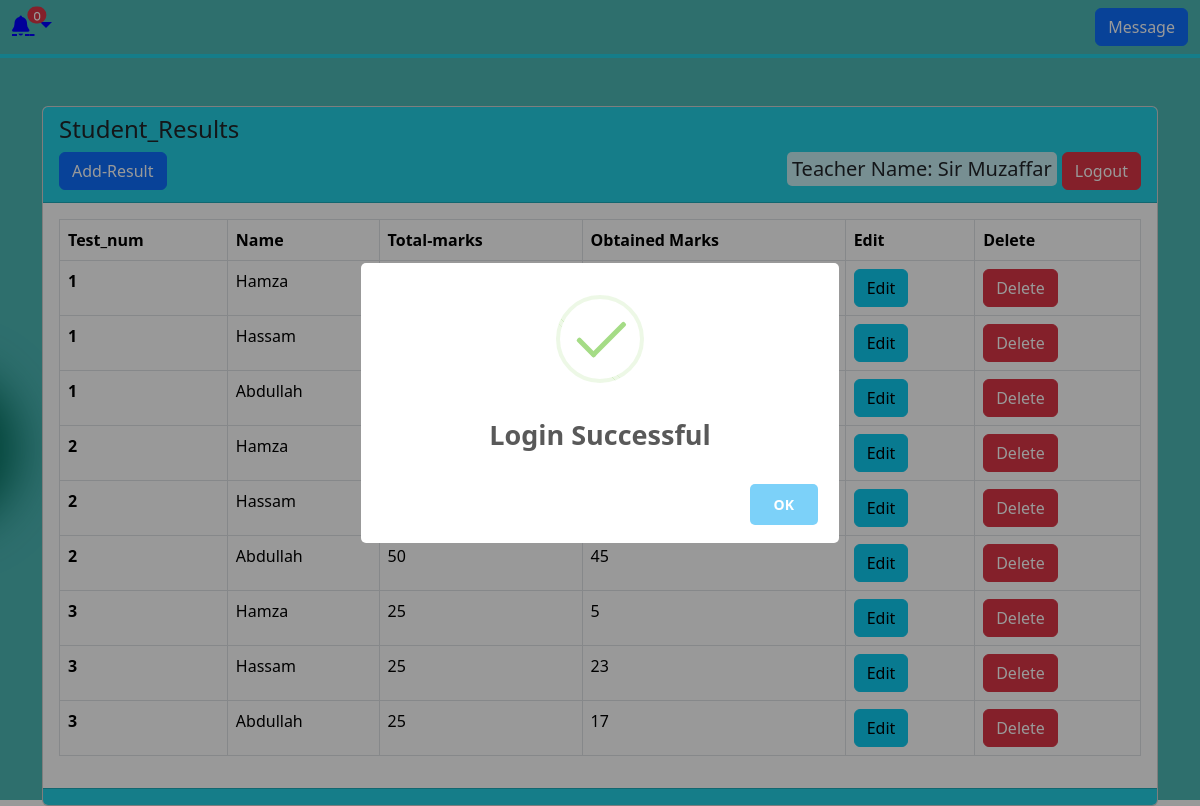
Page /teacher_control (signed in) on the committed database.
### tables this page shows
CREATE TABLE `teachers` (
  `id` int NOT NULL,
  `Teacher_name` varchar(191) NOT NULL,
  `Email` varchar(191) NOT NULL,
  `Phone` int NOT NULL,
  `password` varchar(191) NOT NULL
);

CREATE TABLE `results` (
  `id` int NOT NULL,
  `Test_num` int NOT NULL,
  `Student_id` int NOT NULL,
  `Total_marks` int NOT NULL,
  `Obtained_marks` int NOT NULL,
  `Teacher_id` int NOT NULL
);

CREATE TABLE `students` (
  `Roll_num` int NOT NULL,
  `Name` varchar(191) NOT NULL,
  `Email` varchar(191) NOT NULL,
  `Phone` int NOT NULL
);

### routes.php (called while the page is built, shortened)
<?php
require_once __DIR__.'/router.php';
get ('/teacher_control', 'views/teach_control.php');

### views/teach_control.php (the view, shortened to what this page needs)
    <?php session_start();
    include('includes/header.php');
    $connection = mysqli_connect("localhost", "root", "", "stutms");
    $queryu = "SELECT * FROM teachers WHERE id = '{$_SESSION['username']}'";
    $querym = "SELECT teachers.Teacher_name, messages.message
           FROM messages, teachers
           WHERE messages.to_id = '{$_SESSION['username']}'
           AND messages.status = '0'
           AND teachers.id = messages.from_id";
    $querym_run = mysqli_query($connection, $querym);
    $num_rows = mysqli_num_rows($querym_run);
    $query_runu = mysqli_query($connection, $queryu);
    $verifyu = mysqli_fetch_array($query_runu);
?>
        <nav class="navbar navbar-expand-lg" style = "border-bottom: 4px solid #23d0e3ff">
        <div class="container-fluid">
            <div class="collapse navbar-collapse" id="navbarSupportedContent">
            <ul class="navbar-nav me-auto mb-2 mb-lg-0">
                <li class="nav-item">
                <div class="dropdown">
                    <a class="dropdown-toggle fa-solid fa-bell" id = "ntf_btn"  data-bs-toggle="dropdown" aria-expanded="false" style = "font-size: 20px; color: blue; cursor: pointer;" onmouseover="this.style.color='#b9bcbcff'" onmouseout="this.style.color='blue'">
                        <span class="position-absolute top-0 start-100 translate-middle badge rounded-pill bg-danger" style = "font-size: 10px">
                            <?php echo $num_rows;?>
                        </span>
                    </a>
                    </div>
                </li>
            </ul>
            <div class="d-flex">
                <a class="btn btn-primary" href="/post" style = "bg-color: #23d0e3ff">Message</a>
                </div>
            </div>
        </div>
        </nav>
      <div class="container">
        <div class="row">
            <div class="col-md-12 mt-5" >
                <div class="card">
                    <div class="card-header" style = "background-color: #23d0e3ff">
                        <h4>Student_Results</h4>
                        <a href="/entry" class="btn btn-primary float-right">Add-Result</a>
                        <a href="/logout" class="btn btn-danger" style = "float: right; margin-left: 5px;">Logout</a>
                        <h5 style = "float: right; background-color: #c5edf2ff; border-radius: 5px; padding: 5px">Teacher Name: <?php echo $verifyu['Teacher_name']; ?></h5>
                    </div>
                    <div class="card-body">
                        <?php
                        $query = "SELECT * FROM results WHERE Teacher_id = '{$_SESSION['username']}'";
                        $query_run = mysqli_query($connection, $query);
                        if(mysqli_num_rows($query_run) > 0)
                        {?>
                        <table class="table table-bordered">
                            <thead>
                                <tr>
                                <th scope="col">Test_num</th>
                                <th scope="col">Name</th>
                                <th scope="col">Total-marks</th>
                                <th scope="col">Obtained Marks</th>
                                <th scope="col">Edit</th>
                                <th scope="col">Delete</th>
                                </tr>
                            </thead>
                            <?php
                            while ($reg_row = mysqli_fetch_array($query_run)) {
                            $queryn = "SELECT Name FROM students WHERE Roll_num = '{$reg_row['Student_id']}'";
                            $reg_n = mysqli_fetch_array(mysqli_query($connection, $queryn))
                                ?>
                            <tbody>
                                <tr>
                                <th><?php echo($reg_row['Test_num'])?></th>
                                <td><?php echo($reg_n['Name'])?></td>
                                <td><?php echo($reg_row['Total_marks'])?></td>
                                <td><?php echo($reg_row['Obtained_marks'])?></td>
                                <td><a href="/edit_form/<?php echo($reg_row['id'])?>" class="btn btn-info">Edit</a></td>
                                <td>
                                    <form action="/process" method="POST">
                                        <button type="submit" class="btn btn-danger" name = "Delete_btn">Delete</button>
                                    </form>
                                </td>
                                </tr>
                            </tbody>
                            <?php
                            }
                            ?>
                            </table>
                         <?php   }
                        else
                        {
                            echo "No Record Found";
                        }
                            ?>
                    </div>
                    <div class="card-footer" style = "background-color: #23d0e3ff">
                    </div>
                </div>
            </div>
        </div>
    </div>
    <?php include('includes/footer.php');?>

### router.php (shortened to what this page needs)
<?php
function get($route, $path_to_include)
{
	if ($_SERVER['REQUEST_METHOD'] == 'GET') {
		route($route, $path_to_include);
	}
}
function route($route, $path_to_include)
{
	$request_url = filter_var($_SERVER['REQUEST_URI'], FILTER_SANITIZE_URL);
	$request_url = rtrim($request_url, '/');
	$request_url = strtok($request_url, '?');
	$route_parts = explode('/', $route);
	$request_url_parts = explode('/', $request_url);
	array_shift($route_parts);
	array_shift($request_url_parts);
	if (count($route_parts) != count($request_url_parts)) {
		return;
	}
	$parameters = [];
	for ($__i__ = 0; $__i__ < count($route_parts); $__i__++) {
		$route_part = $route_parts[$__i__];
		if (preg_match("/^[$]/", $route_part)) {
			$route_part = ltrim($route_part, '$');
			array_push($parameters, $request_url_parts[$__i__]);
			$$route_part = $request_url_parts[$__i__];
		} else if ($route_parts[$__i__] != $request_url_parts[$__i__]) {
			return;
		}
	}
	include_once __DIR__ . "/$path_to_include";
	exit();
}

### includes/header.php (shortened to what this page needs)
<!doctype html>
<html lang="en">
  <head>
    <link href="https://cdn.jsdelivr.net/npm/bootstrap@5.3.7/dist/css/bootstrap.min.css" rel="stylesheet">
    <link rel="stylesheet" href="style.css">
    <link rel="stylesheet" href="https://cdnjs.cloudflare.com/ajax/libs/font-awesome/7.0.0/css/all.min.css">
  </head>
  <body>
    <div class="background">
  <span class="ball"></span>
  <span class="ball"></span>
  <span class="ball"></span>
  <span class="ball"></span>
  <span class="ball"></span>
  <span class="ball"></span>
</div>

### includes/footer.php (shortened to what this page needs)
  </body>
</html>

### style.css (style rules this page uses)
.background { position: fixed; width: 100vw; height: 100vh; top: 0; left: 0; background: #4CB8B6; overflow: hidden; }
.ball { position: absolute; width: 20vmin; height: 20vmin; border-radius: 50%; backface-visibility: hidden; animation: move linear infinite; }
.ball:nth-child(odd) { color: #006D5B; }
.ball:nth-child(even) { color: #FF6F61; }
.ball:nth-child(1) { top: 77%; left: 88%; animation-duration: 40s; animation-delay: -3s; transform-origin: 16vw -2vh; box-shadow: 40vmin 0 5.703076368487546vmin currentColor; }
.ball:nth-child(2) { top: 42%; left: 2%; animation-duration: 53s; animation-delay: -29s; transform-origin: -19vw 21vh; box-shadow: -40vmin 0 5.17594621519026vmin currentColor; }
.ball:nth-child(3) { top: 28%; left: 18%; animation-duration: 49s; animation-delay: -8s; transform-origin: -22vw 3vh; box-shadow: 40vmin 0 5.248179047256236vmin currentColor; }
.ball:nth-child(4) { top: 50%; left: 79%; animation-duration: 26s; animation-delay: -21s; transform-origin: -17vw -6vh; box-shadow: 40vmin 0 5.279749632220298vmin currentColor; }
.ball:nth-child(5) { top: 46%; left: 15%; animation-duration: 36s; animation-delay: -40s; transform-origin: 4vw 0vh; box-shadow: -40vmin 0 5.964309466052033vmin currentColor; }
.ball:nth-child(6) { top: 77%; left: 16%; animation-duration: 31s; animation-delay: -10s; transform-origin: 18vw 4vh; box-shadow: 40vmin 0 5.178483653434181vmin currentColor; }

### rows in the picture
teachers: Teacher_name "Sir Muzaffar"
results: Test_num "1", Student.Name "Hamza"
results: Test_num "1", Student.Name "Hassam"
results: Test_num "1", Student.Name "Abdullah"
results: Test_num "2", Student.Name "Hamza"
results: Test_num "2", Student.Name "Hassam"
results: Test_num "2", Student.Name "Abdullah", Total_marks "50", Obtained_marks "45"
results: Test_num "3", Student.Name "Hamza", Total_marks "25", Obtained_marks "5"
results: Test_num "3", Student.Name "Hassam", Total_marks "25", Obtained_marks "23"
results: Test_num "3", Student.Name "Abdullah", Total_marks "25", Obtained_marks "17"

### other values in the picture
$num_rows "0"
